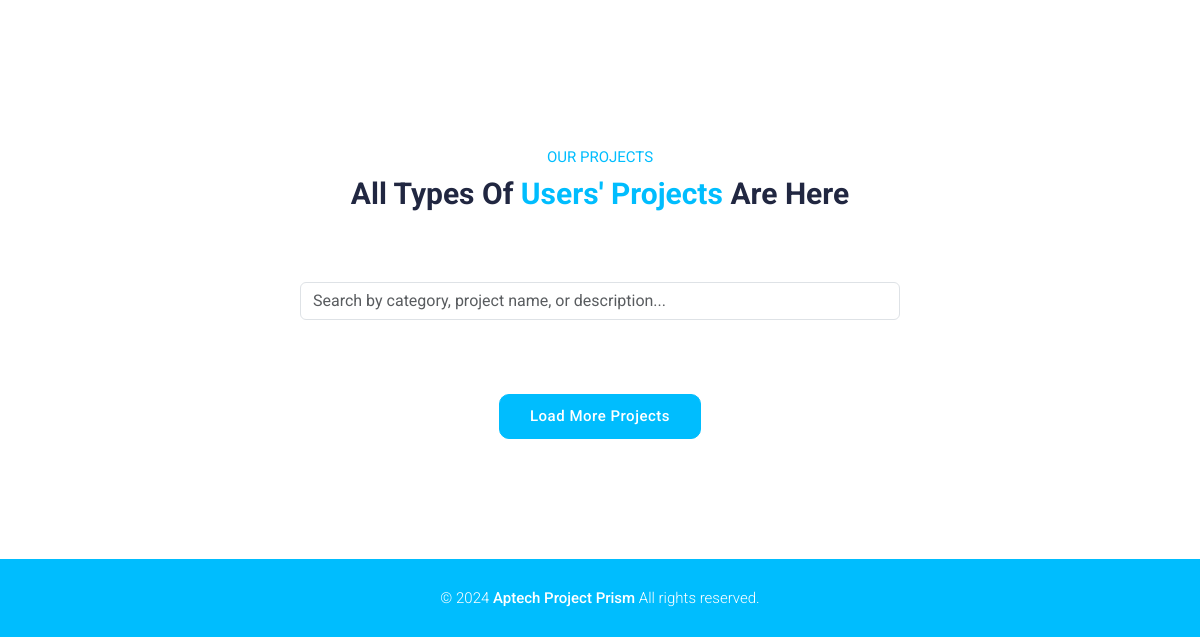
Before: / (lower part) with the older database file.
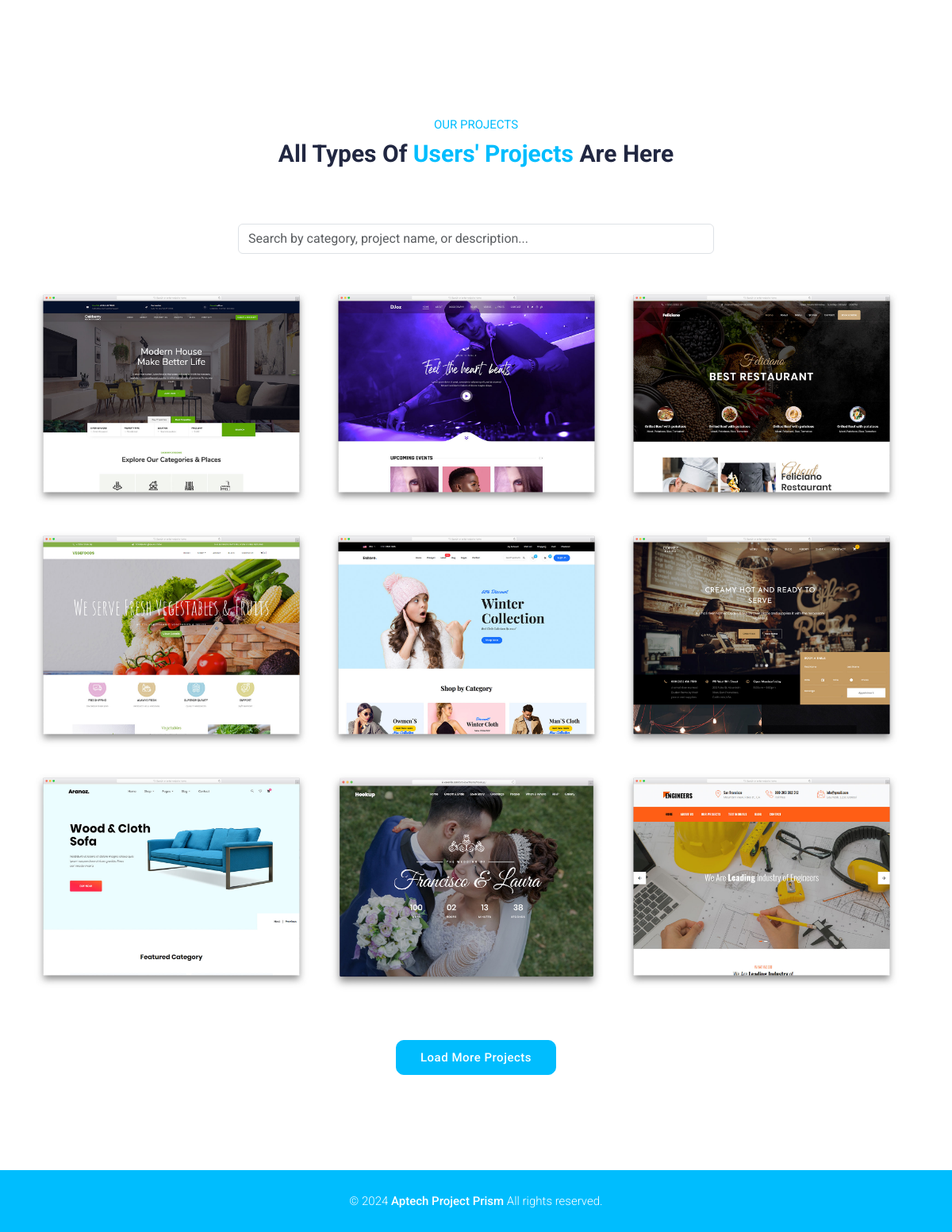
After: the same page with the newer database file.
### tables this page shows
CREATE TABLE `project` (
  `project_id` int(11) NOT NULL,
  `project_name` varchar(255) NOT NULL,
  `project_faculty` varchar(255) NOT NULL,
  `project_batchcode` varchar(255) NOT NULL,
  `project_semester` varchar(255) NOT NULL,
  `project_url` text NOT NULL,
  `project_img` varchar(255) NOT NULL,
  `project_desc` text NOT NULL,
  `status` tinyint(4) NOT NULL DEFAULT 1,
  `user_id` int(11) NOT NULL,
  `category` int(11) NOT NULL,
  `Sta` varchar(255) NOT NULL
);

### index.php (the view, shortened to what this page needs)
<?php
include("includes/header.php");
include("includes/form.php");
include("config.php");
?>
<section class="pricing-plans">
  <div class="container">
    <div class="row">
      <?php
     $fetch_project = "
     SELECT p.*, c.c_name, COUNT(l.like_id) AS total_likes
     FROM `project` p
     INNER JOIN `project_category` c ON p.category = c.c_id
     LEFT JOIN `like` l ON p.project_id = l.project_id
     WHERE p.status = 1
     GROUP BY p.project_id
     ORDER BY total_likes DESC
     LIMIT 3
   ";
      $fetch_result = mysqli_query($connection, $fetch_project);
      if (mysqli_num_rows($fetch_result) > 0) {
        while ($row = mysqli_fetch_assoc($fetch_result)) {
          ?>
          <div class="col-lg-4">
          </div>
          <?php
        }
      } else {
        echo "<div class='col-lg-12 text-center'><p>No more projects</p></div>";
      }
      ?>
    </div>
  </div>
</section>
<section class="pricing-plans">
  <div class="container">
    <div class="row">
      <div class="col-lg-12">
        <div class="section-heading text-center">
          <h6>Our Projects</h6>
          <h4>All Types of <em>Users' Projects</em> are here</h4>
        </div>
      </div>
      <div class="col-lg-12 mb-4">
        <div class="search-bar">
          <input type="text" id="searchInput" placeholder="Search by category, project name, or description..."
            class="form-control">
        </div>
      </div>
      <div id="projectContainer" class="row">
        <?php
        $fetch_project = "SELECT * FROM project as p inner join project_category as c on p.category = c.c_id where p.Sta = 1";
        $fetch_result = mysqli_query($connection, $fetch_project);
        if (mysqli_num_rows($fetch_result) > 0) {
          while ($row = mysqli_fetch_assoc($fetch_result)) {
            ?>
            <div class="col-lg-4 project-item">
              <div class="thumb">
                <img src="<?php echo './User-Dashboard/assets/images/project_img/' . $row["project_img"]; ?>"
                  alt="project img">
              </div>
            </div>
            <?php
          }
        }
        ?>
      </div>
      <div class="col-lg-12">
        <div class="main-button">
          <a href="projects.php">Load More Projects</a>
        </div>
      </div>
    </div>
  </div>
</section>
<?php
include("includes/footer.php");
?>

Changed rows visible on the page:
now on this page (row edited): project: project_img (picture)
now on this page (row edited): project: project_img (picture), shown under "All Types Of Users' ProjectsAre Here"
now on this page (row edited): project: project_img (picture), shown under "All Types Of Users' ProjectsAre Here"
now on this page (row edited): project: project_img (picture)
now on this page (row edited): project: project_img (picture), shown under "All Types Of Users' ProjectsAre Here"
now on this page (row edited): project: project_img (picture), shown under "All Types Of Users' ProjectsAre Here"
now on this page (row edited): project: project_img (picture), shown under "All Types Of Users' ProjectsAre Here"
now on this page (row edited): project: project_img (picture), shown under "All Types Of Users' ProjectsAre Here"
now on this page (row edited): project: project_img (picture)
